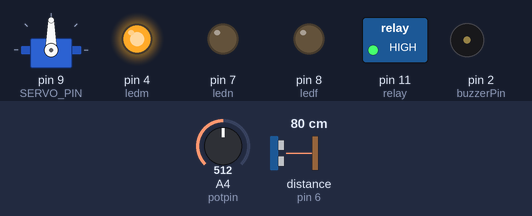
The sketch below on a simulated Arduino Uno, built with avr-gcc and run on an emulated ATmega328P. On the bench: servo, switched loads named in the sketch (green lamp = pin HIGH), output pins drawn as LEDs (lit = HIGH), buzzer (waves = sounding). Wiring (inferred from the names in the program): ultrasonic range finder: trigger pin 5; echo pin 6. The test bench sets the inputs (shaded band); at power-on: distance to the obstacle (sensor on pin 6) 80 cm, A4 (potpin) = 512. The echo pulse lasts 58.3 µs per cm; pins used as bus, display or sensor lines are not drawn.

Above: at 1.3 s.
1.4 s: distance to the obstacle (sensor on pin 6) set to 182 cm
3.2 s: distance to the obstacle (sensor on pin 6) set to 188 cm
At 4.3 s:
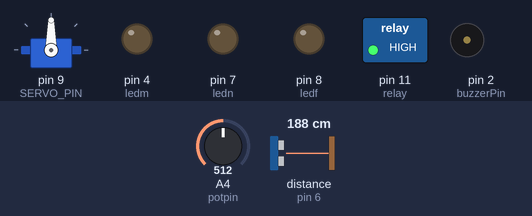
6.2 s: A4 (potpin) set to 482
At 7.43 s:
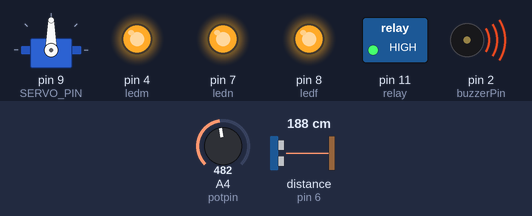
9.1 s: A4 (potpin) set to 511
At 11.9 s:
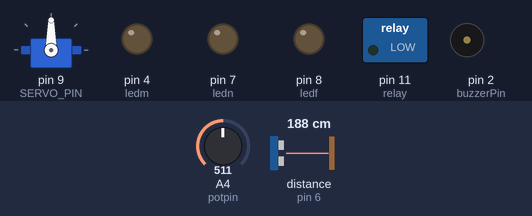
12.1 s: A4 (potpin) set to 306
At 13.47 s:
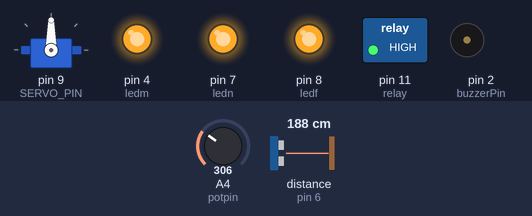
Timing chart, 0 to 15.1 s (numbered marks = the images above; inputs shaded):
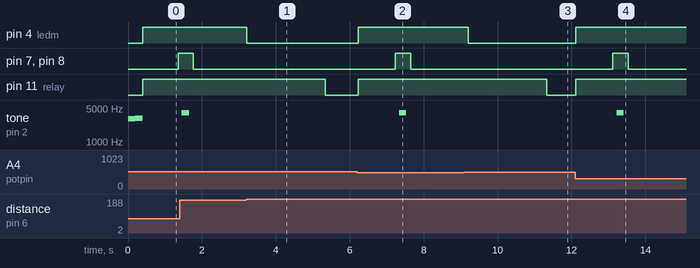

Measured:
- the behaviour switches between 184 and 185 cm on distance to the obstacle (sensor on pin 6) (found by bisection; images 0 and 1)
- the behaviour switches between 501 and 500 on A4 (potpin) (found by bisection; images 1 and 2)
- after the input at 3.2 s, pin 4 (ledm): HIGH → LOW at once; pin 11 (relay): HIGH → LOW after 2.1 s
- after the input at 6.2 s, pin 4 (ledm), pin 11 (relay): LOW → HIGH at once; pin 7 (ledn), pin 8 (ledf): LOW → HIGH after 1.0 s, → LOW 0.41 s later; tone on pin 2 (buzzerPin): silent → 4000 Hz after 1.1 s, → silent 0.20 s later
- after the input at 9.1 s, pin 4 (ledm): HIGH → LOW after 0.11 s; pin 11 (relay): HIGH → LOW after 2.2 s
- after the input at 12.1 s, pin 4 (ledm), pin 11 (relay): LOW → HIGH at once; pin 7 (ledn), pin 8 (ledf): LOW → HIGH after 1.0 s, → LOW 0.41 s later; tone on pin 2 (buzzerPin): silent → 4000 Hz after 1.1 s, → silent 0.20 s later

The sketch:

Table_Lamp_1_2.ino
```cpp
#include <Servo.h>

// constants won't change
const int TRIG_PIN = 5;   // Arduino pin connected to Ultrasonic Sensor's TRIG pin
const int ECHO_PIN = 6;   // Arduino pin connected to Ultrasonic Sensor's ECHO pin
const int SERVO_PIN = 9;  // Arduino pin connected to Servo Motor's pin

int arr[10] = { 0 };
int arrayCount = 0;
const int ledn = 7;  // this LED (front blue) lights when hand moves away from table lamp and lamp head moves forward
const int ledm = 4;  // this LED (middle green) lights when someone is within range
const int ledf = 8;  // this LED (back blue) lights when hand moves towards table lamp and lamp head moves backward
const int relay = 11;
const int potpin = A4;  // potentiometer for setting sensor range(distance)
//const int set = 2;
int buzzerPin = 2;
int pot_range = 0;
int range = 90;
int val2 = 20;
int time_flag, hold_counter, hold_on, hold, servo_position = 100, position_Locked, start_flag, backward_counter, load_off, position, seize_backward, load_on, new_position, new_position_flag, load_flag;
int gesPos = 0, gesCount = 0, prevPos = 0, gesDistance = 10, gesDifference = 4;
int ledFlag = 0;

Servo servo;  // create servo object to control a servo

// variables will change:
float duration_us, distance_cm;

void setup() {
  Serial.begin(9600);         // initialize serial port
  pinMode(TRIG_PIN, OUTPUT);  // set arduino pin to output mode
  pinMode(ECHO_PIN, INPUT);
  pinMode(ledn, OUTPUT);
  pinMode(ledm, OUTPUT);
  pinMode(ledf, OUTPUT);
  pinMode(relay, OUTPUT);
  pinMode(potpin, INPUT);
  //  pinMode(set, INPUT);
  servo.attach(SERVO_PIN);  // attaches the servo on pin 9 to the servo object
  time_flag = 0, hold_counter = 0, hold_on = 0, hold = 0, position_Locked = 0, start_flag = 0, backward_counter = 0, load_off = 0, load_on = 1, seize_backward = 0, position = 0, new_position = 0, new_position_flag = 0, load_flag = 0;
}

void startSignal() {
  if (start_flag == 0) {
    tone(buzzerPin, 3000);
    delay(200);
    tone(buzzerPin, 3100);
    delay(200);
    noTone(buzzerPin);
    start_flag = 1;
  }
}

void setges() {
  if (position < 65) {
    gesDifference = 4;
    gesDistance = 10;
  } else {
    gesDifference = 6;
    gesDistance = 15;
  }
}

void moveUp() {
  if (servo_position > 20) {

    servo_position -= 20;
    servo.write(servo_position);
    delay(200);  // dalay for slowing down the servo speed
  }
}


void moveDown() {

  if (servo_position < 160) {
    servo_position += 20;
    servo.write(servo_position);
    delay(200);  // dalay for slowing down the servo speed
  }
}

void calculateDistance() {
  digitalWrite(TRIG_PIN, LOW);  //setting trigger pin in LOW state
  delayMicroseconds(10);
  // generate 10-microsecond pulse to TRIG pin
  digitalWrite(TRIG_PIN, HIGH);
  delayMicroseconds(10);
  digitalWrite(TRIG_PIN, LOW);

  // measure duration of pulse from ECHO pin
  duration_us = pulseIn(ECHO_PIN, HIGH);
  // calculate the distance
  distance_cm = 0.017 * duration_us;
  pot_range = analogRead(potpin);            // reads the value of the potentiometer (value between 0 and 1023)
  range = map(pot_range, 0, 1023, 350, 15);  // range is set inverse with potentiometer input
  //range = 100;
}

void lockPosition() {
  digitalWrite(ledn, HIGH);
  digitalWrite(ledm, HIGH);
  digitalWrite(ledf, HIGH);
  delay(100);
  position = distance_cm;
  new_position_flag = 0;
  tone(buzzerPin, 4000);  // buzzer for Locking position
  delay(200);
  noTone(buzzerPin);
  position_Locked = 1;
}

void hold_func(int h) {
  if (!h) {
    tone(buzzerPin, 3000);  // buzzer for hold off.
    hold = 0;
  } else {
    tone(buzzerPin, 3100);
    hold = 1;
  }
  delay(200);
  noTone(buzzerPin);
}

void loop() {

  startSignal();
  calculateDistance();
  setges();

  if (distance_cm < range) {
    if (time_flag < 15) time_flag++;
    if (load_on == 1) {
      digitalWrite(relay, HIGH);
      load_flag = 20;
    }
    if (time_flag >= 10 && position_Locked == 0) lockPosition();
    // else if (distance_cm < position - 35)  // move backward
    // {
    //   if (load_on == 0) {
    //     load_on = 1;
    //     backward_counter = 10;      // for avoiding hold on mode
    //     digitalWrite(relay, HIGH);  // turn on light from off
    //     load_flag = 20;
    //     seize_backward = 5;
    //   }

    //   digitalWrite(ledn, LOW);
    //   digitalWrite(ledm, LOW);
    //   digitalWrite(ledf, HIGH);

    //   if (hold_on == 1 && backward_counter == 0 && hold == 1) {  // hold off
    //     tone(buzzerPin, 3000);                                   // buzzer for hold off.
    //     delay(200);
    //     noTone(buzzerPin);
    //     hold = 0;
    //     hold_on = 0;
    //     backward_counter = 10;
    //     if (hold_counter > 15)
    //       seize_backward = 5;
    //     hold_counter = 0;
    //   }

    //   if (backward_counter < 15)
    //     backward_counter++;

    //   if (backward_counter < 7) {  // set hold on
    //     hold = 1;
    //   } else if (seize_backward == 0) {
    //     hold = 0;
    //     hold_counter = 0;
    //     else load_off++;  // the servo is at 20th position and user wants to turn the light off
    //   }
    // } else if (distance_cm < position - 20)  // move forward
    // {
    //   if (hold == 0)
    //     digitalWrite(ledf, LOW);

    //   digitalWrite(ledm, LOW);
    //   digitalWrite(ledn, HIGH);

    //   seize_backward = 7;
    //   backward_counter = 10;

    //   if (servo_position < 160) {
    //     servo_position += 20;
    //     servo.write(servo_position);
    //     delay(200);  // dalay for slowing down the servo speed

    //   } else load_off++;  // the servo is at 160th position and user wants to turn the light off

    // }

    else if (distance_cm > position - 10 && distance_cm < position + 10)  // stabilizing position of user

    {
      if (hold == 0)
        digitalWrite(ledf, LOW);

      digitalWrite(ledn, LOW);
      digitalWrite(ledm, HIGH);

      if (load_off > 0) load_off--;

      position = distance_cm;
      if (backward_counter > 0)
        backward_counter--;
    }

    else  // user is within range

    {
      if (backward_counter > 0)
        backward_counter--;
      new_position = distance_cm;
      new_position_flag++;
      if (new_position_flag > 200) position_Locked = 0;
      if (load_off > 0) load_off--;
      if (hold == 0)
        digitalWrite(ledf, LOW);

      digitalWrite(ledn, LOW);
      digitalWrite(ledm, HIGH);
    }
  }

  else  // user is out of range
  {
    if (hold == 0)
      digitalWrite(ledf, LOW);

    digitalWrite(ledn, LOW);
    digitalWrite(ledm, LOW);


    if (time_flag == 0) {
      position_Locked = 0;
      position = 0;
      backward_counter = 0;
      arrayCount = 0;
      if (hold == 0 && load_flag == 0)
        digitalWrite(relay, LOW);
    } else {
      time_flag--;
      if (backward_counter > 0) backward_counter--;
    }
  }


  if (hold == 1) {
    digitalWrite(ledf, HIGH);
    if (hold_on == 0) {
      hold_counter++;
      if (hold_counter > 200) {
        // tone(buzzerPin, 3100);  // buzzer for hold on
        delay(200);
        noTone(buzzerPin);
        hold_on = 1;
      }
    }
  }

  if (load_off > 5) {
    load_on = 0;
    digitalWrite(relay, LOW);  //  load off within range
    digitalWrite(ledf, LOW);
  }

  if (seize_backward > 0) seize_backward--;

  if (distance_cm <= position + 10 || distance_cm > range)
    if (new_position_flag > 0)
      new_position_flag--;

  if (load_flag > 0) load_flag--;

  //print the value to Serial Monitor
  // Serial.print("pot_range= ");
  // Serial.print(pot_range);
  // Serial.print(", range = ");
  // Serial.print(range);
  // Serial.print(",  position = ");
  // Serial.print(position);
  if (distance_cm < position - gesDistance) {

    digitalWrite(ledf, HIGH);
    digitalWrite(ledn, HIGH);

    if (gesCount < 10) gesCount++;
    if (gesPos == 0 && gesCount > 2) hold = 1;
    if (gesCount > 5) {
      if (gesPos == 0) {
        gesPos = distance_cm;
      }
    }
    if (gesCount > 5 && hold) hold = 0;
    if (gesPos) {  //
      if (distance_cm > gesPos + gesDifference) {
        if (!hold)
          digitalWrite(ledf, LOW);
        moveDown();

      } else if (distance_cm < gesPos - gesDifference) {
        digitalWrite(ledn, LOW);
        moveUp();
      }
    }

  } else if (gesCount > 0) {
    gesCount--;
    digitalWrite(ledn, LOW);
    if (!hold)
      digitalWrite(ledf, LOW);
  }

  if (gesCount == 0) gesPos = 0;

  // Serial.print(hold_counter);
  // Serial.print(" ");
  // Serial.print(hold_on);
  // Serial.print(" ");
  // Serial.println(seize_backward);
  // Serial.print(",  distance in cm = ");
  // Serial.println(distance_cm);
  delay(100);
}
```
